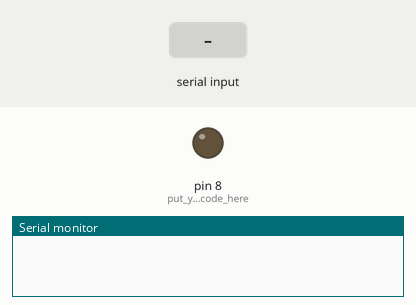
This sketch was run on a simulated Arduino Uno, built with avr-gcc and run on an emulated ATmega328P. Shown: output pins drawn as LEDs (lit = HIGH), the last lines printed to the serial monitor. The test bench sets the inputs (shaded band).

Above: at 1.2 s.
1.3 s: "a" received over Serial
At 2.4 s:
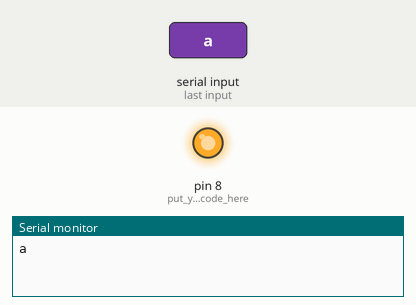
2.8 s: "d" received over Serial
At 4.1 s:
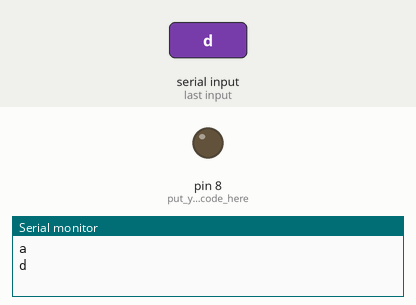
Timing chart, 0 to 5.8 s (numbered marks = the images above; inputs shaded):
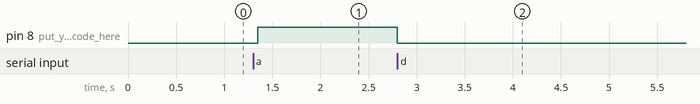

Measured:
- after the input at 1.3 s, pin 8 (put_your_setup_code_here): LOW → HIGH after 0.05 s
- after the input at 2.8 s, pin 8 (put_your_setup_code_here): HIGH → LOW at once

The sketch:

cg-hc-05_bluetooth_module.ino
```cpp
/*
 * Interfacing:
 * http://mechstuff.com/control-leds-with-your-android-arduino-bluetooth-module-tutorial/
 * http://solderer.tv/data-transfer-between-android-and-arduino-via-bluetooth/
 *
 *    PINOUT:
 *        _____________________________
 *       |  ARDUINO UNO   >>>   HC-50  |
 *        -----------------------------
 *        GND      >>>   GND
 *        5v       >>>   VCC(+5v)
 *        RX(<-0)  >>>   TX
 *        TX(<-1)  >>>   RX
 *        D8       >>>   Anode of LED, long tail(OUTPUT)
 *        GND      >>>   Cathod of LED, short tail.
 *
 *    NOTE: TX and RX pin will be wired after uploading the source.
 *
 *        Created on: Dec 30, 2018
 *        Author: Md. Rashadul Alam
 *        Email: rashed.droid@gmail.com
 */

#include <SoftwareSerial.h>

void setup() {
Serial.begin(9600);
 pinMode(8, OUTPUT); // put your setup code here, to run once:
}

void loop() {
  // put your main code here, to run repeatedly:
 if(Serial.available()>0)
   {
      char data= Serial.read(); // reading the data received from the bluetooth module
      switch(data)
      {
        case 'a': digitalWrite(8, HIGH);break; // when a is pressed on the app on your smart phone
        case 'd': digitalWrite(8, LOW);break; // when d is pressed on the app on your smart phone
        default : break;
      }
      Serial.println(data);
   }
   delay(50);
}
```
